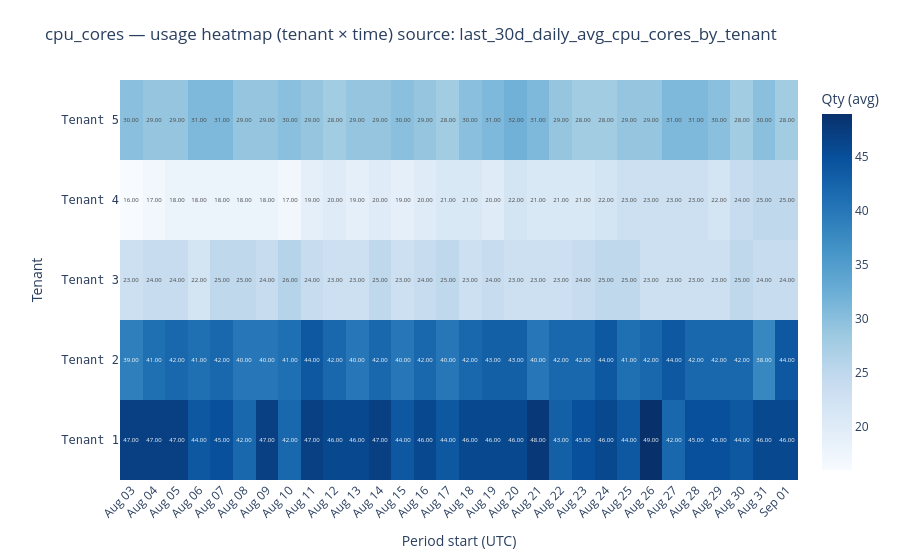

Notebook code cell kept with this figure:
### Markdown cell above
### Chart Guide

**Purpose:** Makes timing patterns immediately visible — which days are platform-wide peaks,
which tenants are active simultaneously, and which groups are consistently quiet.

**Chart Attributes**

| | |
|---|---|
| **Chart type** | Annotated heatmap |
| **X axis** | Period start date |
| **Y axis** | Tenant (generic label: Tenant 1, Tenant 2, …) |
| **Colour** | Usage quantity — darker = higher value |
| **Hover** | Generic label + full tenant ID + exact date and quantity |

**Insights:** A dark column means all tenants had high usage on that day — a platform peak.
A dark cell in a single row is a tenant-specific spike. A consistently light row is a
low-usage or idle tenant worth investigating.
> A cell with value 0 may mean zero usage or no metering events received. See section 4.6.
> Showing dataset at index `1` (0-based; valid range `0` to `len(tenant_datasets) − 1`). To show all, change `ds = tenant_datasets[0]` to `for ds in tenant_datasets:`.

### Code cell
if fig_45 is not None:
    fig_45.show()

### Figure 1 — Plotly figure (JSON) as saved in the notebook; plotly's stock layout.template omitted (floating-point values rounded to 4 significant figures; data arrays with more than 128 entries replaced by an {"elided": "..."} marker saying what was removed)
{"data": [{"colorbar": {"title": {"text": "Qty (avg)"}}, "colorscale": [[0, "rgb(247,251,255)"], [0.125, "rgb(222,235,247)"], [0.25, "rgb(198,219,239)"], [0.375, "rgb(158,202,225)"], [0.5, "rgb(107,174,214)"], [0.625, "rgb(66,146,198)"], [0.75, "rgb(33,113,181)"], [0.875, "rgb(8,81,156)"], [1, "rgb(8,48,107)"]], "customdata": {"elided": "5x30 str values"}, "hovertemplate": "<b>%{y}</b>  (%{customdata})<br><b>Period:</b> %{x}<br><b>Qty (avg):</b> %{z:.2f}<extra></extra>", "text": {"elided": "5x30 str values"}, "texttemplate": "%{text}", "type": "heatmap", "x": ["Aug 03", "Aug 04", "Aug 05", "Aug 06", "Aug 07", "Aug 08", "Aug 09", "Aug 10", "Aug 11", "Aug 12", "Aug 13", "Aug 14", "Aug 15", "Aug 16", "Aug 17", "Aug 18", "Aug 19", "Aug 20", "Aug 21", "Aug 22", "Aug 23", "Aug 24", "Aug 25", "Aug 26", "Aug 27", "Aug 28", "Aug 29", "Aug 30", "Aug 31", "Sep 01"], "y": ["Tenant 1", "Tenant 2", "Tenant 3", "Tenant 4", "Tenant 5"], "z": {"elided": "5x30 int values"}}], "layout": {"margin": {"b": 80, "l": 120, "r": 80, "t": 80}, "plot_bgcolor": "white", "title": {"text": "cpu_cores — usage heatmap (tenant × time)\nsource: last_30d_daily_avg_cpu_cores_by_tenant"}, "xaxis": {"tickangle": -45, "title": {"text": "Period start (UTC)"}}, "yaxis": {"automargin": true, "tickfont": {"family": "monospace", "size": 12}, "title": {"text": "Tenant"}}}}
